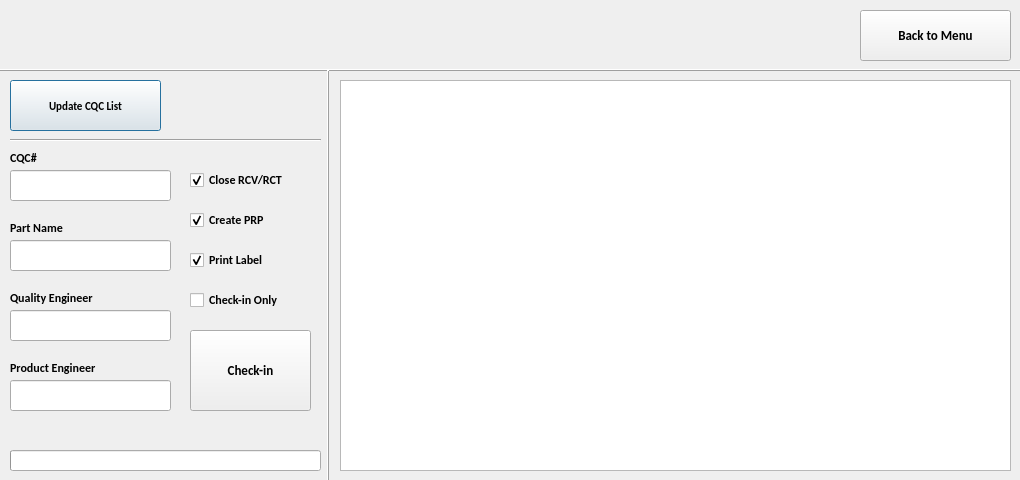
<?xml version="1.0" encoding="UTF-8"?>
<ui version="4.0">
 <class>Dialog</class>
 <widget class="QDialog" name="Dialog">
  <property name="geometry">
   <rect>
    <x>0</x>
    <y>0</y>
    <width>1020</width>
    <height>480</height>
   </rect>
  </property>
  <property name="minimumSize">
   <size>
    <width>1020</width>
    <height>480</height>
   </size>
  </property>
  <property name="maximumSize">
   <size>
    <width>1020</width>
    <height>480</height>
   </size>
  </property>
  <property name="windowTitle">
   <string>CQC Receipt</string>
  </property>
  <property name="windowIcon">
   <iconset resource="receipt_resource.qrc">
    <normaloff>:/Icon/resources/img/Receipt.png</normaloff>:/Icon/resources/img/Receipt.png</iconset>
  </property>
  <widget class="QPushButton" name="pushButton">
   <property name="geometry">
    <rect>
     <x>860</x>
     <y>10</y>
     <width>151</width>
     <height>51</height>
    </rect>
   </property>
   <property name="font">
    <font>
     <family>Calibri</family>
     <pointsize>10</pointsize>
     <weight>75</weight>
     <bold>true</bold>
    </font>
   </property>
   <property name="focusPolicy">
    <enum>Qt::NoFocus</enum>
   </property>
   <property name="text">
    <string>Back to Menu</string>
   </property>
  </widget>
  <widget class="QPushButton" name="getListButton">
   <property name="geometry">
    <rect>
     <x>10</x>
     <y>80</y>
     <width>151</width>
     <height>51</height>
    </rect>
   </property>
   <property name="font">
    <font>
     <family>Calibri</family>
     <pointsize>8</pointsize>
     <weight>75</weight>
     <bold>true</bold>
    </font>
   </property>
   <property name="focusPolicy">
    <enum>Qt::ClickFocus</enum>
   </property>
   <property name="layoutDirection">
    <enum>Qt::LeftToRight</enum>
   </property>
   <property name="text">
    <string>Update CQC List</string>
   </property>
   <property name="icon">
    <iconset resource="receipt_resource.qrc">
     <normaloff>:/Icon/resources/img/download.png</normaloff>:/Icon/resources/img/download.png</iconset>
   </property>
   <property name="iconSize">
    <size>
     <width>40</width>
     <height>40</height>
    </size>
   </property>
   <property name="checkable">
    <bool>false</bool>
   </property>
  </widget>
  <widget class="Line" name="line">
   <property name="geometry">
    <rect>
     <x>0</x>
     <y>60</y>
     <width>1021</width>
     <height>20</height>
    </rect>
   </property>
   <property name="frameShadow">
    <enum>QFrame::Raised</enum>
   </property>
   <property name="orientation">
    <enum>Qt::Horizontal</enum>
   </property>
  </widget>
  <widget class="QLabel" name="welcomeLabel">
   <property name="geometry">
    <rect>
     <x>10</x>
     <y>20</y>
     <width>291</width>
     <height>31</height>
    </rect>
   </property>
   <property name="font">
    <font>
     <family>Calibri</family>
     <pointsize>11</pointsize>
     <weight>75</weight>
     <bold>true</bold>
    </font>
   </property>
   <property name="focusPolicy">
    <enum>Qt::NoFocus</enum>
   </property>
   <property name="text">
    <string/>
   </property>
   <property name="alignment">
    <set>Qt::AlignLeading|Qt::AlignLeft|Qt::AlignVCenter</set>
   </property>
  </widget>
  <widget class="QProgressBar" name="progressBar">
   <property name="geometry">
    <rect>
     <x>10</x>
     <y>450</y>
     <width>311</width>
     <height>21</height>
    </rect>
   </property>
   <property name="value">
    <number>0</number>
   </property>
   <property name="textVisible">
    <bool>false</bool>
   </property>
  </widget>
  <widget class="QTableWidget" name="cqcList">
   <property name="geometry">
    <rect>
     <x>340</x>
     <y>80</y>
     <width>671</width>
     <height>391</height>
    </rect>
   </property>
   <property name="editTriggers">
    <set>QAbstractItemView::NoEditTriggers</set>
   </property>
  </widget>
  <widget class="QLabel" name="cqcListLable">
   <property name="geometry">
    <rect>
     <x>170</x>
     <y>80</y>
     <width>151</width>
     <height>51</height>
    </rect>
   </property>
   <property name="font">
    <font>
     <family>Calibri</family>
     <pointsize>9</pointsize>
     <weight>75</weight>
     <bold>true</bold>
    </font>
   </property>
   <property name="focusPolicy">
    <enum>Qt::NoFocus</enum>
   </property>
   <property name="text">
    <string/>
   </property>
   <property name="alignment">
    <set>Qt::AlignCenter</set>
   </property>
  </widget>
  <widget class="QLineEdit" name="cqcNumEdit">
   <property name="geometry">
    <rect>
     <x>10</x>
     <y>170</y>
     <width>161</width>
     <height>31</height>
    </rect>
   </property>
   <property name="font">
    <font>
     <family>Calibri</family>
     <pointsize>11</pointsize>
     <weight>75</weight>
     <bold>true</bold>
    </font>
   </property>
   <property name="focusPolicy">
    <enum>Qt::StrongFocus</enum>
   </property>
   <property name="text">
    <string/>
   </property>
   <property name="maxLength">
    <number>7</number>
   </property>
   <property name="alignment">
    <set>Qt::AlignCenter</set>
   </property>
  </widget>
  <widget class="Line" name="line_2">
   <property name="geometry">
    <rect>
     <x>320</x>
     <y>70</y>
     <width>16</width>
     <height>411</height>
    </rect>
   </property>
   <property name="frameShadow">
    <enum>QFrame::Raised</enum>
   </property>
   <property name="orientation">
    <enum>Qt::Vertical</enum>
   </property>
  </widget>
  <widget class="Line" name="line_3">
   <property name="geometry">
    <rect>
     <x>10</x>
     <y>130</y>
     <width>311</width>
     <height>20</height>
    </rect>
   </property>
   <property name="orientation">
    <enum>Qt::Horizontal</enum>
   </property>
  </widget>
  <widget class="QLabel" name="label_1">
   <property name="geometry">
    <rect>
     <x>10</x>
     <y>150</y>
     <width>111</width>
     <height>16</height>
    </rect>
   </property>
   <property name="font">
    <font>
     <family>Calibri</family>
     <pointsize>9</pointsize>
     <weight>75</weight>
     <bold>true</bold>
    </font>
   </property>
   <property name="focusPolicy">
    <enum>Qt::NoFocus</enum>
   </property>
   <property name="text">
    <string>CQC#</string>
   </property>
   <property name="alignment">
    <set>Qt::AlignLeading|Qt::AlignLeft|Qt::AlignVCenter</set>
   </property>
  </widget>
  <widget class="QLabel" name="label_2">
   <property name="geometry">
    <rect>
     <x>10</x>
     <y>220</y>
     <width>111</width>
     <height>16</height>
    </rect>
   </property>
   <property name="font">
    <font>
     <family>Calibri</family>
     <pointsize>9</pointsize>
     <weight>75</weight>
     <bold>true</bold>
    </font>
   </property>
   <property name="focusPolicy">
    <enum>Qt::NoFocus</enum>
   </property>
   <property name="text">
    <string>Part Name</string>
   </property>
   <property name="alignment">
    <set>Qt::AlignLeading|Qt::AlignLeft|Qt::AlignVCenter</set>
   </property>
  </widget>
  <widget class="QLineEdit" name="partNameEdit">
   <property name="geometry">
    <rect>
     <x>10</x>
     <y>240</y>
     <width>161</width>
     <height>31</height>
    </rect>
   </property>
   <property name="font">
    <font>
     <family>Calibri</family>
     <pointsize>10</pointsize>
     <weight>75</weight>
     <bold>true</bold>
    </font>
   </property>
   <property name="focusPolicy">
    <enum>Qt::StrongFocus</enum>
   </property>
   <property name="text">
    <string/>
   </property>
   <property name="alignment">
    <set>Qt::AlignCenter</set>
   </property>
  </widget>
  <widget class="QLabel" name="label_3">
   <property name="geometry">
    <rect>
     <x>10</x>
     <y>290</y>
     <width>111</width>
     <height>16</height>
    </rect>
   </property>
   <property name="font">
    <font>
     <family>Calibri</family>
     <pointsize>9</pointsize>
     <weight>75</weight>
     <bold>true</bold>
    </font>
   </property>
   <property name="focusPolicy">
    <enum>Qt::NoFocus</enum>
   </property>
   <property name="text">
    <string>Quality Engineer</string>
   </property>
   <property name="alignment">
    <set>Qt::AlignLeading|Qt::AlignLeft|Qt::AlignVCenter</set>
   </property>
  </widget>
  <widget class="QLineEdit" name="cqeEdit">
   <property name="geometry">
    <rect>
     <x>10</x>
     <y>310</y>
     <width>161</width>
     <height>31</height>
    </rect>
   </property>
   <property name="font">
    <font>
     <family>Calibri</family>
     <pointsize>8</pointsize>
     <weight>75</weight>
     <bold>true</bold>
    </font>
   </property>
   <property name="focusPolicy">
    <enum>Qt::StrongFocus</enum>
   </property>
   <property name="text">
    <string/>
   </property>
   <property name="alignment">
    <set>Qt::AlignCenter</set>
   </property>
  </widget>
  <widget class="QLabel" name="label_4">
   <property name="geometry">
    <rect>
     <x>10</x>
     <y>360</y>
     <width>111</width>
     <height>16</height>
    </rect>
   </property>
   <property name="font">
    <font>
     <family>Calibri</family>
     <pointsize>9</pointsize>
     <weight>75</weight>
     <bold>true</bold>
    </font>
   </property>
   <property name="focusPolicy">
    <enum>Qt::NoFocus</enum>
   </property>
   <property name="text">
    <string>Product Engineer</string>
   </property>
   <property name="alignment">
    <set>Qt::AlignLeading|Qt::AlignLeft|Qt::AlignVCenter</set>
   </property>
  </widget>
  <widget class="QLineEdit" name="peEdit">
   <property name="geometry">
    <rect>
     <x>10</x>
     <y>380</y>
     <width>161</width>
     <height>31</height>
    </rect>
   </property>
   <property name="font">
    <font>
     <family>Calibri</family>
     <pointsize>8</pointsize>
     <weight>75</weight>
     <bold>true</bold>
    </font>
   </property>
   <property name="focusPolicy">
    <enum>Qt::StrongFocus</enum>
   </property>
   <property name="text">
    <string/>
   </property>
   <property name="alignment">
    <set>Qt::AlignCenter</set>
   </property>
  </widget>
  <widget class="QCheckBox" name="prpBox">
   <property name="geometry">
    <rect>
     <x>190</x>
     <y>210</y>
     <width>121</width>
     <height>20</height>
    </rect>
   </property>
   <property name="font">
    <font>
     <family>Calibri</family>
     <pointsize>9</pointsize>
     <weight>75</weight>
     <bold>true</bold>
    </font>
   </property>
   <property name="text">
    <string>Create PRP</string>
   </property>
   <property name="checked">
    <bool>true</bool>
   </property>
  </widget>
  <widget class="QCheckBox" name="rcvBox">
   <property name="geometry">
    <rect>
     <x>190</x>
     <y>170</y>
     <width>121</width>
     <height>20</height>
    </rect>
   </property>
   <property name="font">
    <font>
     <family>Calibri</family>
     <pointsize>9</pointsize>
     <weight>75</weight>
     <bold>true</bold>
    </font>
   </property>
   <property name="text">
    <string>Close RCV/RCT</string>
   </property>
   <property name="checked">
    <bool>true</bool>
   </property>
  </widget>
  <widget class="QCheckBox" name="printBox">
   <property name="geometry">
    <rect>
     <x>190</x>
     <y>250</y>
     <width>121</width>
     <height>20</height>
    </rect>
   </property>
   <property name="font">
    <font>
     <family>Calibri</family>
     <pointsize>9</pointsize>
     <weight>75</weight>
     <bold>true</bold>
    </font>
   </property>
   <property name="text">
    <string>Print Label</string>
   </property>
   <property name="checked">
    <bool>true</bool>
   </property>
  </widget>
  <widget class="QCheckBox" name="checkOnlyBox">
   <property name="geometry">
    <rect>
     <x>190</x>
     <y>290</y>
     <width>121</width>
     <height>20</height>
    </rect>
   </property>
   <property name="font">
    <font>
     <family>Calibri</family>
     <pointsize>9</pointsize>
     <weight>75</weight>
     <bold>true</bold>
    </font>
   </property>
   <property name="text">
    <string>Check-in Only</string>
   </property>
  </widget>
  <widget class="QPushButton" name="checkinButton">
   <property name="geometry">
    <rect>
     <x>190</x>
     <y>330</y>
     <width>121</width>
     <height>81</height>
    </rect>
   </property>
   <property name="font">
    <font>
     <family>Calibri</family>
     <pointsize>10</pointsize>
     <weight>75</weight>
     <bold>true</bold>
    </font>
   </property>
   <property name="focusPolicy">
    <enum>Qt::ClickFocus</enum>
   </property>
   <property name="layoutDirection">
    <enum>Qt::LeftToRight</enum>
   </property>
   <property name="text">
    <string>Check-in</string>
   </property>
   <property name="icon">
    <iconset resource="receipt_resource.qrc">
     <normaloff>:/Icon/resources/img/check-in.png</normaloff>:/Icon/resources/img/check-in.png</iconset>
   </property>
   <property name="iconSize">
    <size>
     <width>40</width>
     <height>40</height>
    </size>
   </property>
   <property name="checkable">
    <bool>false</bool>
   </property>
  </widget>
  <widget class="QLabel" name="resultLabel">
   <property name="geometry">
    <rect>
     <x>10</x>
     <y>420</y>
     <width>311</width>
     <height>21</height>
    </rect>
   </property>
   <property name="font">
    <font>
     <family>Calibri</family>
     <pointsize>9</pointsize>
     <weight>75</weight>
     <bold>true</bold>
    </font>
   </property>
   <property name="focusPolicy">
    <enum>Qt::NoFocus</enum>
   </property>
   <property name="text">
    <string/>
   </property>
   <property name="alignment">
    <set>Qt::AlignCenter</set>
   </property>
  </widget>
 </widget>
 <resources>
  <include location="receipt_resource.qrc"/>
 </resources>
 <connections>
  <connection>
   <sender>pushButton</sender>
   <signal>clicked()</signal>
   <receiver>Dialog</receiver>
   <slot>close()</slot>
   <hints>
    <hint type="sourcelabel">
     <x>903</x>
     <y>41</y>
    </hint>
    <hint type="destinationlabel">
     <x>1019</x>
     <y>25</y>
    </hint>
   </hints>
  </connection>
  <connection>
   <sender>cqcList</sender>
   <signal>itemDoubleClicked(QTableWidgetItem*)</signal>
   <receiver>Dialog</receiver>
   <slot>itemSelected()</slot>
   <hints>
    <hint type="sourcelabel">
     <x>515</x>
     <y>99</y>
    </hint>
    <hint type="destinationlabel">
     <x>337</x>
     <y>107</y>
    </hint>
   </hints>
  </connection>
  <connection>
   <sender>getListButton</sender>
   <signal>clicked()</signal>
   <receiver>Dialog</receiver>
   <slot>getCqcList()</slot>
   <hints>
    <hint type="sourcelabel">
     <x>148</x>
     <y>104</y>
    </hint>
    <hint type="destinationlabel">
     <x>165</x>
     <y>111</y>
    </hint>
   </hints>
  </connection>
  <connection>
   <sender>checkinButton</sender>
   <signal>clicked()</signal>
   <receiver>Dialog</receiver>
   <slot>checkin()</slot>
   <hints>
    <hint type="sourcelabel">
     <x>256</x>
     <y>387</y>
    </hint>
    <hint type="destinationlabel">
     <x>318</x>
     <y>393</y>
    </hint>
   </hints>
  </connection>
 </connections>
 <slots>
  <slot>backToMenu()</slot>
  <slot>itemSelected()</slot>
  <slot>getCqcList()</slot>
  <slot>checkin()</slot>
 </slots>
</ui>
